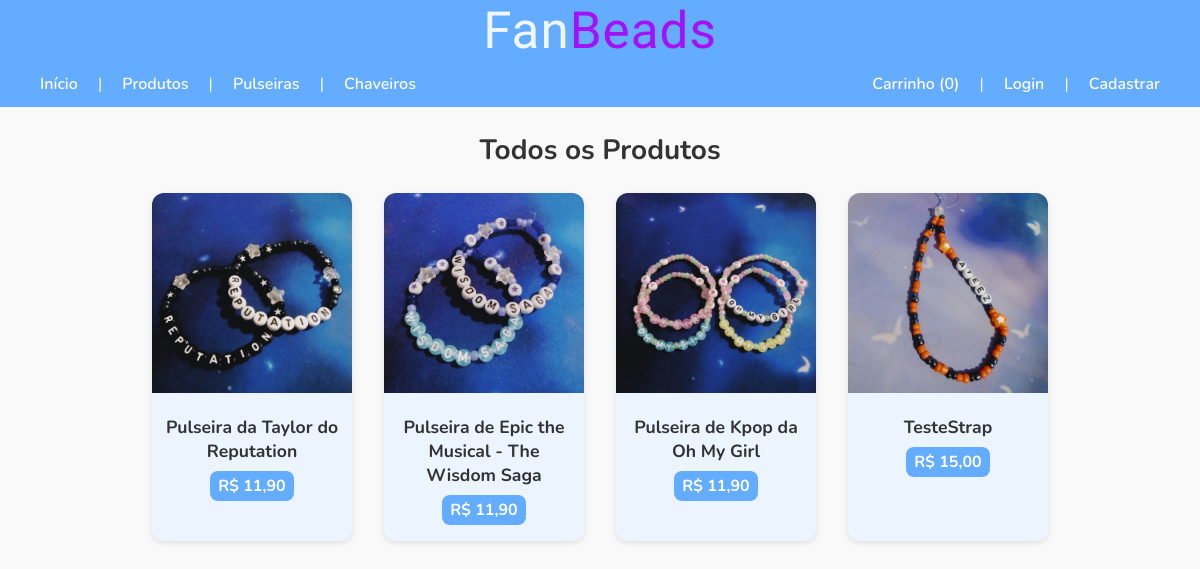
/produtos, run on the app's committed database.
### tables this page shows
CREATE TABLE `produto` (
  `id_produto` int(11) NOT NULL,
  `nome` varchar(255) NOT NULL,
  `descricao` text DEFAULT NULL,
  `preco` decimal(10,2) NOT NULL,
  `imagem` varchar(255) DEFAULT NULL,
  `categoria_id` int(11) NOT NULL
);

### Controllers/produtoController.class.php (called while the page is built, shortened)
<?php
class ProdutoController
{
    private ProdutoDAO $produtoDAO;
    public function __construct()
    {
        $this->produtoDAO = new ProdutoDAO();
    }
    public function listar(): void
    {
        $produtos = $this->produtoDAO->buscarTodos();
        $categoriaNome = 'Todos os Produtos';
        require 'Views/listar_produtos.php';
    }
}

### index.php (called while the page is built, shortened)
<?php
spl_autoload_register(function ($className) {
    $directories = ['Controllers/', 'Models/'];
    foreach ($directories as $dir) {
        $file = __DIR__ . '/' . $dir . $className . '.class.php';
        if (file_exists($file)) {
            return;
        }
    }
});
require_once 'rotas.php';
$method = $_SERVER['REQUEST_METHOD'];
$uri = parse_url($_SERVER['REQUEST_URI'], PHP_URL_PATH);
$baseDir = '/fanbeads';
if (str_starts_with($uri, $baseDir)) {
    $uri = substr($uri, strlen($baseDir));
}
$router->handleRequest($method, $uri);

### Models/Conexao.class.php (called while the page is built, shortened)
<?php
class Conexao
{
    private static ?PDO $instance = null;
    public static function getInstancia(): PDO
    {
        if (self::$instance === null) {
            $dsn = 'mysql:host=localhost;dbname=fanbeads;charset=utf8mb4';
            $user = 'root';
            $pass = '';
            self::$instance = new PDO($dsn, $user, $pass);
            self::$instance->setAttribute(PDO::ATTR_ERRMODE, PDO::ERRMODE_EXCEPTION);
        }
        return self::$instance;
    }
}

### Models/ProdutoDAO.class.php (called while the page is built, shortened)
<?php
class ProdutoDAO
{
    private PDO $db;
    public function __construct()
    {
        $this->db = Conexao::getInstancia();
    }
    private function mapearProduto(array $row): Produto
    {
        $categoria = new Categoria();
        $categoria->setId((int) $row['categoria_id']);
        $categoria->setNome($row['nome_categoria']);
        $produto = new Produto();
        $produto->setId((int) $row['id_produto']);
        $produto->setNome($row['nome']);
        $produto->setDescricao($row['descricao']);
        $produto->setPreco((float) $row['preco']);
        $produto->setImagem($row['imagem']);
        $produto->setCategoria($categoria);
        return $produto;
    }
    public function buscarTodos(): array
    {
        $sql = "SELECT p.*, c.nome AS nome_categoria, c.id_categoria
                FROM produto p
                JOIN categoria c ON p.categoria_id = c.id_categoria
                ORDER BY p.nome ASC";
        $stmt = $this->db->query($sql);
        $produtos = [];
        while ($row = $stmt->fetch(PDO::FETCH_ASSOC)) {
            $produtos[] = $this->mapearProduto($row);
        }
        return $produtos;
    }
}

### Models/Produto.class.php (called while the page is built, shortened)
<?php
class Produto
{
    private int $id_produto;
    private string $nome;
    private float $preco;
    private string $imagem;
    public function getId(): int { return $this->id_produto; }
    public function getNome(): string { return $this->nome; }
    public function getPreco(): float { return $this->preco; }
    public function getImagem(): string { return $this->imagem; }
    public function setId(int $id): void { $this->id_produto = $id; }
    public function setNome(string $nome): void { $this->nome = $nome; }
    public function setPreco(float $preco): void { $this->preco = $preco; }
    public function setImagem(string $imagem): void { $this->imagem = $imagem; }
}

### Views/listar_produtos.php (the view, shortened to what this page needs)
<!DOCTYPE html>
<html lang="pt-br">
<head>
    <link rel="stylesheet" href="/fanbeads/assets/css/style.css">
</head>
<body>
    <?php require 'Views/menu.php'; ?>
    <main class="product-page">
        <h1><?= htmlspecialchars($categoriaNome ?? 'Produtos') ?></h1>
        <div class="cards">
            <?php if (empty($produtos)): ?>
                <p class="no-products-message">Nenhum produto encontrado nesta categoria.</p>
            <?php else: ?>
                <?php foreach ($produtos as $p): ?>
                    <div class="card">
                        <a href="/fanbeads/detalhes?id=<?= $p->getId() ?>">
                            <img src="/fanbeads/assets/img/<?= htmlspecialchars($p->getImagem()) ?>" alt="<?= htmlspecialchars($p->getNome()) ?>">
                        </a>
                        <h3>
                            <a href="/fanbeads/detalhes?id=<?= $p->getId() ?>">
                                <?= htmlspecialchars($p->getNome()) ?>
                            </a>
                        </h3>
                        <p>R$ <?= number_format($p->getPreco(), 2, ',', '.') ?></p>
                    </div>
                <?php endforeach; ?>
            <?php endif; ?>
        </div>
    </main>
</body>
</html>

### assets/css/style.css (style rules this page uses)
:root { --color-primary: #63acff; --color-primary-dark: #5a9be0; --color-blue-darker:#4e17a5; --color-secondary: #AD00F9; --color-success: #28a745; --color-success-dark: #218838; --color-danger: #ff6363; --color-danger-dark: #e04a4a; --color-info: #6c757d; --color-info-dark: #5a6268; --color-light-bg: #f9f9f9; --color-card-bg: #ebf4ff; --color-white: #fff; --color-text: #333; --color-text-muted: #666; --color-border: #ddd; --color-table-header: #f1f1f1; --font-body: 'Nunito', sans-serif; --font-heading: 'Patrick Hand SC', cursive; --border-radius: 0.75rem; --card-width: 200px; --gap: 2rem; }
* { box-sizing: border-box; margin: 0; padding: 0; }
body { font-family: var(--font-body); background-color: var(--color-light-bg); color: var(--color-text); }
.cards { display: flex; flex-wrap: wrap; justify-content: center; gap: var(--gap); padding: 0 2rem 2rem; }
.card { flex-basis: var(--card-width); background-color: var(--color-card-bg); border-radius: var(--border-radius); box-shadow: 0 2px 6px rgba(0,0,0,0.1); overflow: hidden; text-align: center; padding-bottom: 1rem; }
.card img { width: 100%; height: 200px; object-fit: cover; }
.card h3 { font-weight: 700; margin: 1rem 0.5rem 0.5rem; font-size: 1.1rem; }
.card p { display: inline-block; background-color: var(--color-primary); color: var(--color-white); padding: 0.25rem 0.5rem; border-radius: 0.5rem; font-weight: bold; }
.card h3 a { color: inherit; text-decoration: none; }
.product-page h1, .cart-page h1, .order-history-page h1, section h2 { font-weight: 700; margin: 1.5rem 2rem; font-size: 1.75rem; text-align: center; }

### data on the page
produto: imagem (picture), nome "Pulseira da Taylor do Reputation", preco "11,90"
produto: imagem (picture), nome "Pulseira de Epic the Musical - The Wisdom Saga", preco "11,90"
produto: imagem (picture), nome "Pulseira de Kpop da Oh My Girl", preco "11,90"
produto: imagem (picture), nome "TesteStrap", preco "15,00"

### other printed values
$totalItensCarrinho "0"
$categoriaNome "Todos os Produtos"
